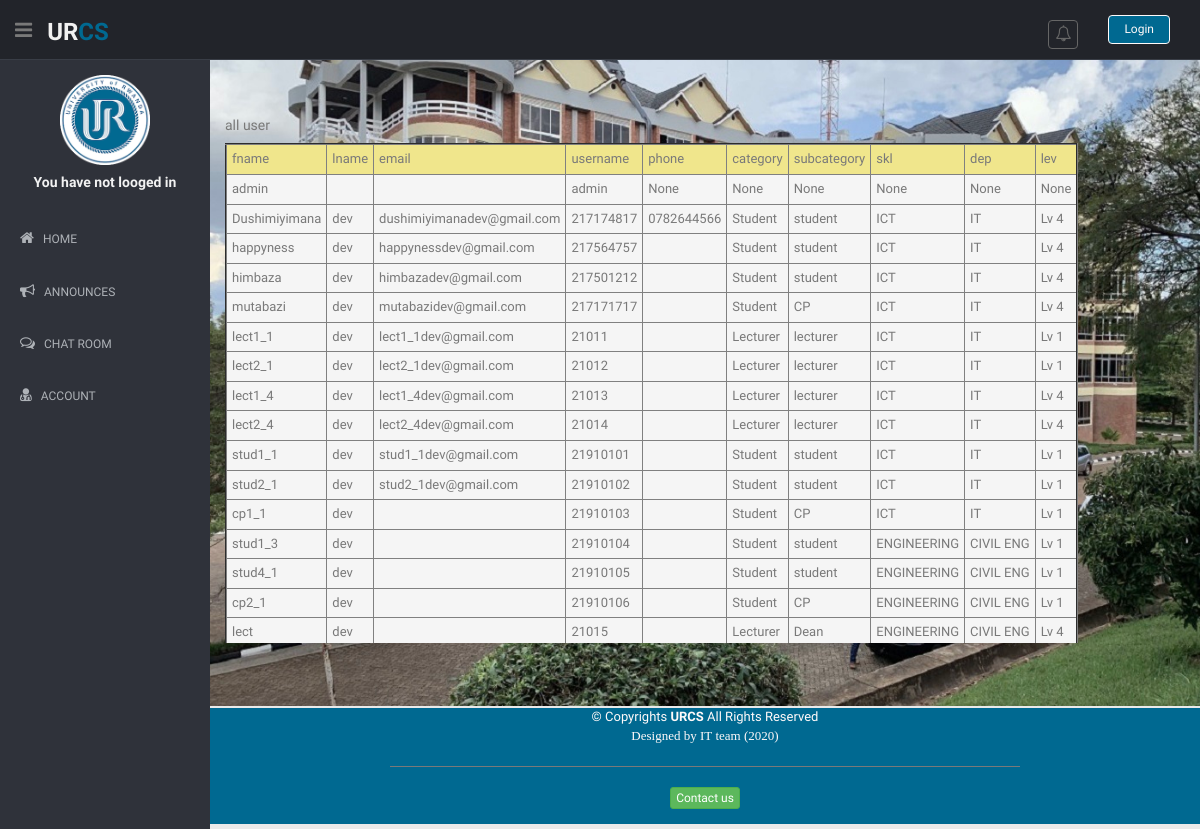
The page /zero/ on the database its author committed.
### account/models.py (models this page shows)
class MyUser(AbstractUser):
    image = models.ImageField(upload_to='profiles/',default='avatar.png')
    phone = models.CharField(max_length=10, null=True)
    college=models.ForeignKey(College, related_name='users', on_delete=models.CASCADE, null=True)
    category = models.ForeignKey(Category, related_name='users', on_delete=models.CASCADE, null=True)
    subcategory = models.ForeignKey(Sub_category, related_name='users', on_delete=models.CASCADE, null=True)
    school = models.ForeignKey(School, related_name='users', on_delete=models.CASCADE, null=True)
    department = models.ForeignKey(Department, related_name='users', on_delete=models.CASCADE, null=True)
    level = models.CharField(max_length=5, null=True)
    unreads = models.PositiveIntegerField(default=0)

class Category(models.Model):
    name=models.CharField(max_length=30, unique=True)
    def __str__(self):
        return self.name

class Sub_category(models.Model):
    category = models.ForeignKey(Category, related_name='sub_categories', on_delete=models.CASCADE, null=True)
    name=models.CharField(max_length=30, unique=True)
    def __str__(self):
        return self.name

class School(models.Model):
    name=models.CharField(max_length=30, unique=True)
    college=models.ForeignKey(College, related_name='schools', on_delete=models.CASCADE, null=True)
    def __str__(self):
        return self.name

class Department(models.Model):
    name=models.CharField(max_length=30, unique=True)
    levels=models.PositiveIntegerField(default=4)
    school=models.ForeignKey(School, related_name='departments',on_delete=models.CASCADE, null=True)
    def __str__(self):
        return self.name

### announce/views.py (the view)
# urls.py: path('zero/', zero,name='zero'),
def zero(request):
    users=MyUser.objects.all()
    return render(request,'zero.html',{'users':users})

### templates/zero.html (shortened to what this page needs)
{% extends 'base.html' %}
{% block body %}
<h5>all user</h5>
<div style="height: 500px;overflow-y:auto;">
<table border="2"  style="background-color:whitesmoke;">
<thead style="background-color: khaki">
    <td>fname</td> <td>lname</td> <td>email</td> <td>username</td> <td>phone</td> <td>category</td>
    <td>subcategory</td> <td>skl</td> <td>dep</td> <td>lev</td>
</thead>
<tbody>
{% for user in users %}
<tr>
<td>{{user.first_name}}</td>
<td>{{user.last_name}}</td>
<td>{{user.email}}</td>
<td>{{user.username}}</td>
<td>{{user.phone}}</td>
<td>{{user.category}}</td>
<td>{{user.subcategory}}</td>
<td>{{user.school}}</td>
<td>{{user.department}}</td>
<td>{{user.level}}</td>
</tr>
{% endfor %}
</tbody>
</table>
</div>
{% endblock %}

### static/css/mystyle.css (style rules this page uses)
body { color: #797979; background: #eaeaea; font-family: 'Ruda', sans-serif; padding: 0px !important; margin: 0px !important; font-size:13px; }

### templates/zero.html (style rules this page uses)
td { padding: 5px; }

### rows shown on the page
MyUser: first_name "admin", username "admin", phone "None", category "None", subcategory "None", school "None", department "None", level "None"
MyUser: first_name "Dushimiyimana", last_name "dev", email "dushimiyimanadev@gmail.com", username "217174817", phone "0782644566", category "Student", subcategory "student", school "ICT", department "IT", level "Lv 4"
MyUser: first_name "happyness", last_name "dev", email "happynessdev@gmail.com", username "217564757", category "Student", subcategory "student", school "ICT", department "IT", level "Lv 4"
MyUser: first_name "himbaza", last_name "dev", email "himbazadev@gmail.com", username "217501212", category "Student", subcategory "student", school "ICT", department "IT", level "Lv 4"
MyUser: first_name "mutabazi", last_name "dev", email "mutabazidev@gmail.com", username "217171717", category "Student", subcategory "CP", school "ICT", department "IT", level "Lv 4"
MyUser: first_name "lect1_1", last_name "dev", email "lect1_1dev@gmail.com", username "21011", category "Lecturer", subcategory "lecturer", school "ICT", department "IT", level "Lv 1"
MyUser: first_name "lect2_1", last_name "dev", email "lect2_1dev@gmail.com", username "21012", category "Lecturer", subcategory "lecturer", school "ICT", department "IT", level "Lv 1"
MyUser: first_name "lect1_4", last_name "dev", email "lect1_4dev@gmail.com", username "21013", category "Lecturer", subcategory "lecturer", school "ICT", department "IT", level "Lv 4"
MyUser: first_name "lect2_4", last_name "dev", email "lect2_4dev@gmail.com", username "21014", category "Lecturer", subcategory "lecturer", school "ICT", department "IT", level "Lv 4"
MyUser: first_name "stud1_1", last_name "dev", email "stud1_1dev@gmail.com", username "21910101", category "Student", subcategory "student", school "ICT", department "IT", level "Lv 1"
MyUser: first_name "stud2_1", last_name "dev", email "stud2_1dev@gmail.com", username "21910102", category "Student", subcategory "student", school "ICT", department "IT", level "Lv 1"
MyUser: first_name "cp1_1", last_name "dev", username "21910103", category "Student", subcategory "CP", school "ICT", department "IT", level "Lv 1"
MyUser: first_name "stud1_3", last_name "dev", username "21910104", category "Student", subcategory "student", school "ENGINEERING", department "CIVIL ENG", level "Lv 1"
MyUser: first_name "stud4_1", last_name "dev", username "21910105", category "Student", subcategory "student", school "ENGINEERING", department "CIVIL ENG", level "Lv 1"
MyUser: first_name "cp2_1", last_name "dev", username "21910106", category "Student", subcategory "CP", school "ENGINEERING", department "CIVIL ENG", level "Lv 1"
MyUser: first_name "lect", last_name "dev", username "21015", category "Lecturer", subcategory "Dean", school "ENGINEERING", department "CIVIL ENG", level "Lv 4"
